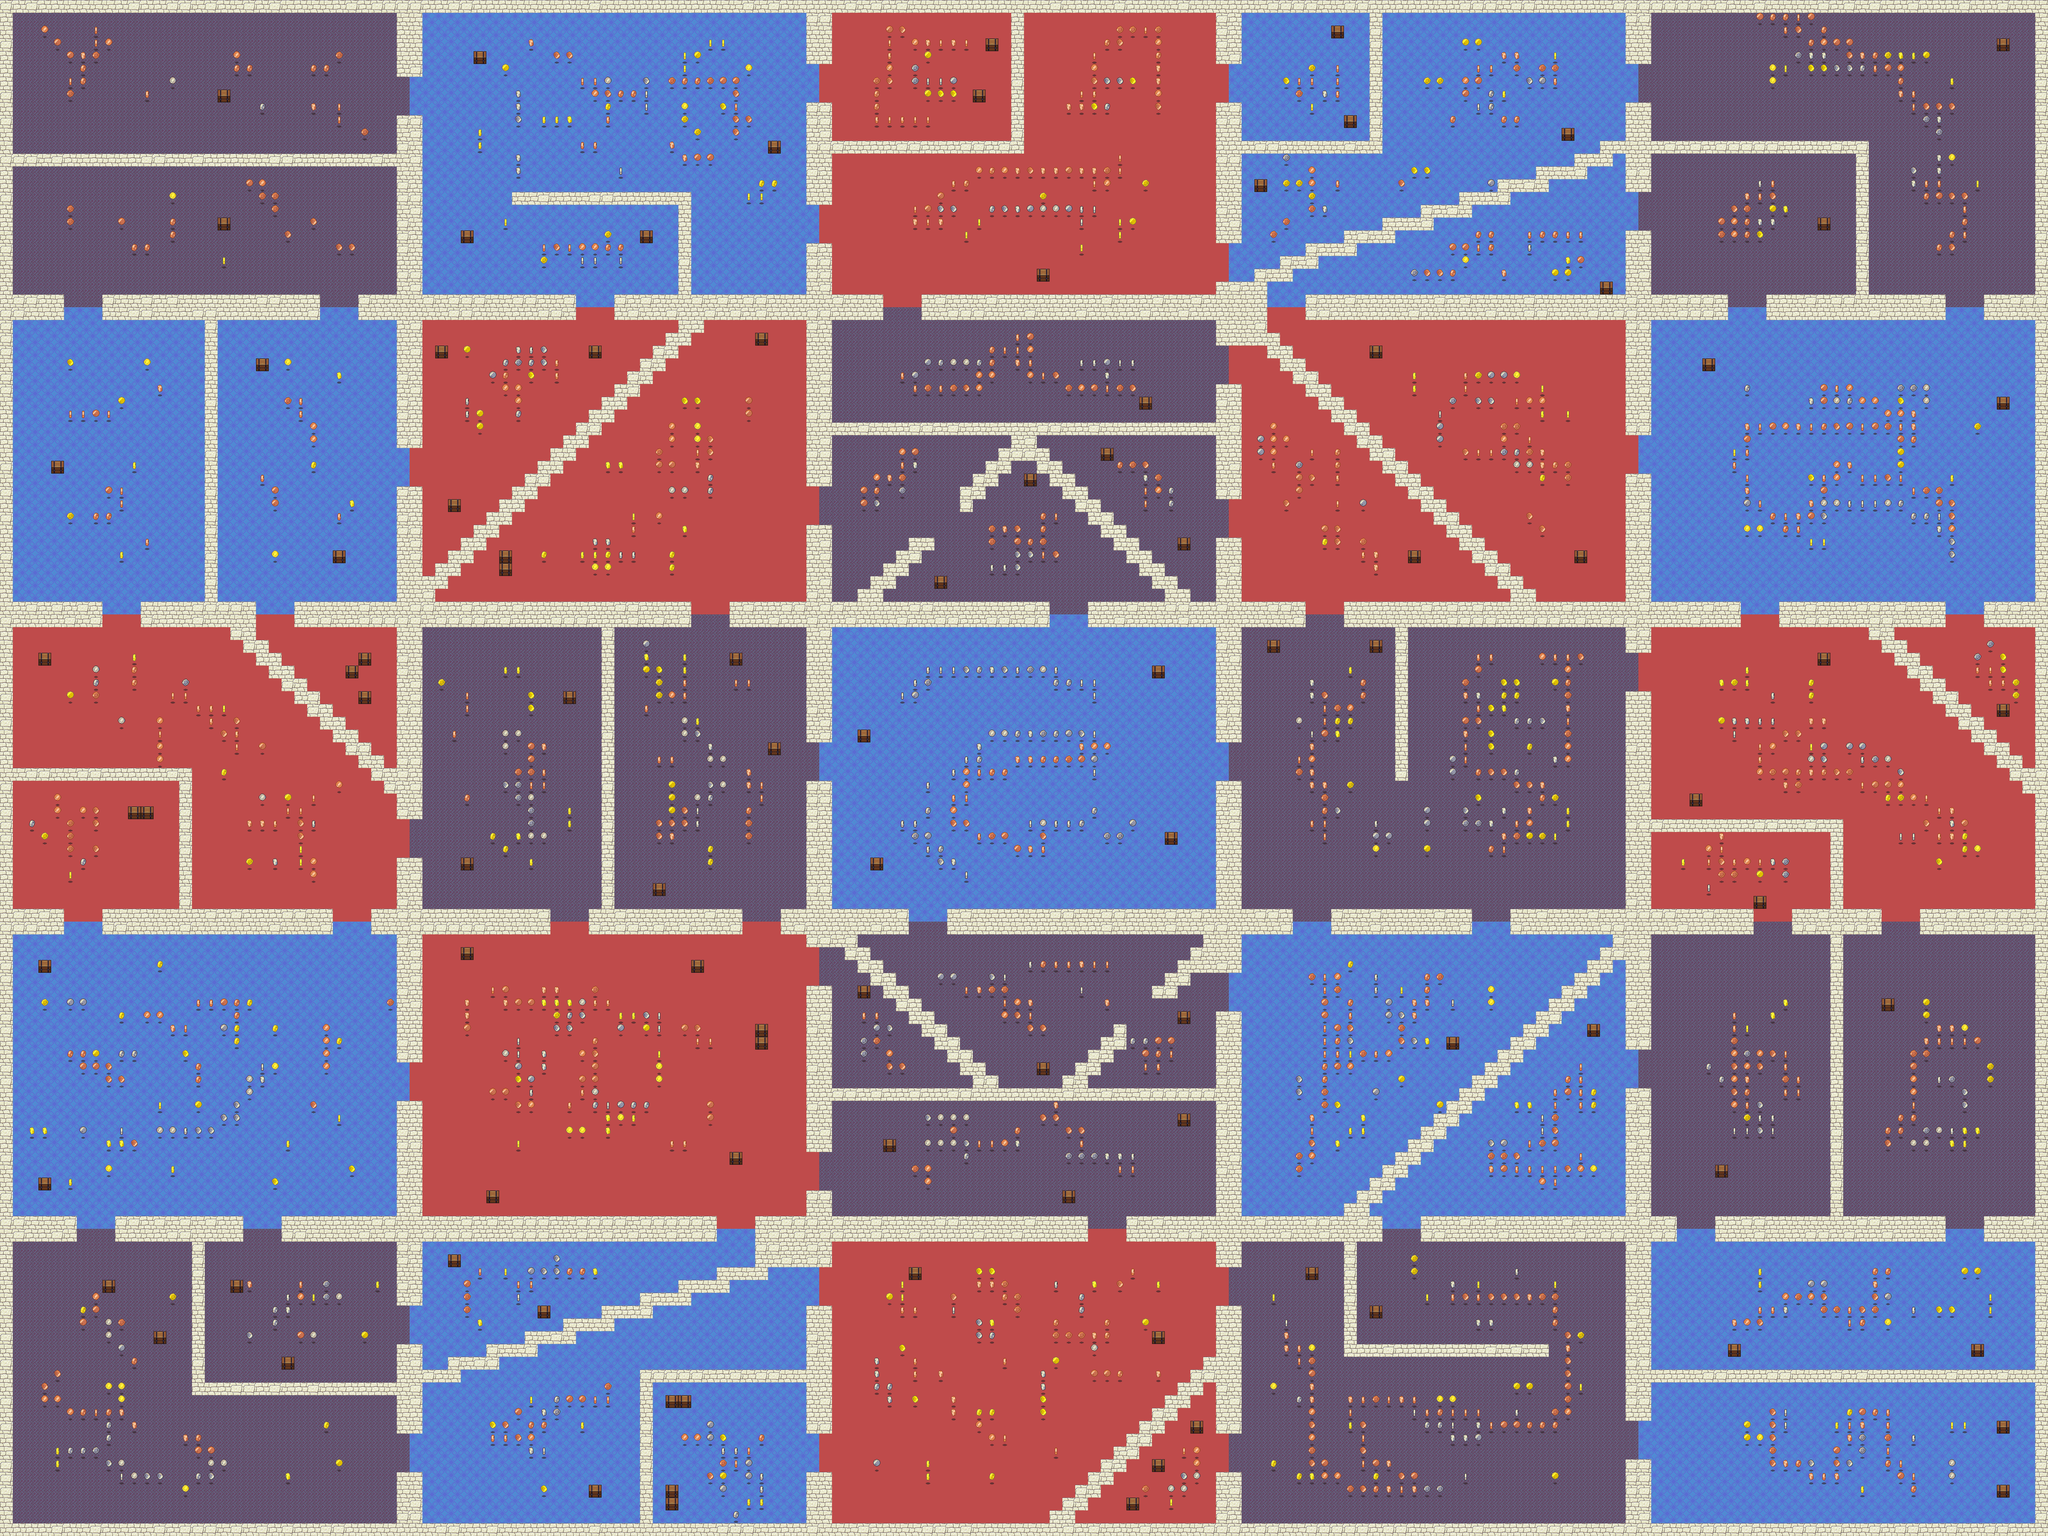

This is a level from a 2D game, rendered from its Tiled map with the project's own tilesets. A one-line summary and the map file follow, with tile-layer data summarised:
An orthogonal 160x120 tile map with 32x32 px tiles, 5 tile layers (Floor, Treasure, Chests, Inner, ...), 9 tilesets and 11 objects (11x Players).

<map version="1.0" orientation="orthogonal" width="160" height="120" tilewidth="32" tileheight="32">
 <tileset firstgid="1" name="Castle1" tilewidth="32" tileheight="32">
  <image source="images/tileset1.png" trans="ff00ff" width="320" height="320" />
  <tile id="11">
   <properties>
    <property name="bWall" value="1" />
   </properties>
  </tile>
  <tile id="12">
   <properties>
    <property name="bWall" value="1" />
   </properties>
  </tile>
  <tile id="13">
   <properties>
    <property name="bWall" value="1" />
   </properties>
  </tile>
  <tile id="16">
   <properties>
    <property name="bWall" value="1" />
   </properties>
  </tile>
  <tile id="17">
   <properties>
    <property name="bWall" value="1" />
   </properties>
  </tile>
  <tile id="18">
   <properties>
    <property name="bWall" value="1" />
   </properties>
  </tile>
  <tile id="21">
   <properties>
    <property name="bWall" value="1" />
   </properties>
  </tile>
  <tile id="23">
   <properties>
    <property name="bWall" value="1" />
   </properties>
  </tile>
  <tile id="26">
   <properties>
    <property name="bWall" value="1" />
   </properties>
  </tile>
  <tile id="28">
   <properties>
    <property name="bWall" value="1" />
   </properties>
  </tile>
  <tile id="31">
   <properties>
    <property name="bWall" value="1" />
   </properties>
  </tile>
  <tile id="32">
   <properties>
    <property name="bWall" value="1" />
   </properties>
  </tile>
  <tile id="33">
   <properties>
    <property name="bWall" value="1" />
   </properties>
  </tile>
  <tile id="36">
   <properties>
    <property name="bWall" value="1" />
   </properties>
  </tile>
  <tile id="37">
   <properties>
    <property name="bWall" value="1" />
   </properties>
  </tile>
  <tile id="38">
   <properties>
    <property name="bWall" value="1" />
   </properties>
  </tile>
  <tile id="61">
   <properties>
    <property name="bWall" value="1" />
   </properties>
  </tile>
  <tile id="62">
   <properties>
    <property name="bWall" value="1" />
   </properties>
  </tile>
  <tile id="63">
   <properties>
    <property name="bWall" value="1" />
   </properties>
  </tile>
  <tile id="71">
   <properties>
    <property name="bWall" value="1" />
   </properties>
  </tile>
  <tile id="73">
   <properties>
    <property name="bWall" value="1" />
   </properties>
  </tile>
  <tile id="81">
   <properties>
    <property name="bWall" value="1" />
   </properties>
  </tile>
  <tile id="82">
   <properties>
    <property name="bWall" value="1" />
   </properties>
  </tile>
  <tile id="83">
   <properties>
    <property name="bWall" value="1" />
   </properties>
  </tile>
 </tileset>
 <tileset firstgid="101" name="Castle2" tilewidth="32" tileheight="32">
  <image source="images/tileset2.png" trans="ff00ff" width="128" height="160" />
 </tileset>
 <tileset firstgid="121" name="Cement1" tilewidth="32" tileheight="32">
  <image source="images/tileset3.png" trans="ff00ff" width="224" height="256" />
  <tile id="0">
   <properties>
    <property name="bWall" value="1" />
   </properties>
  </tile>
  <tile id="1">
   <properties>
    <property name="bWall" value="1" />
   </properties>
  </tile>
  <tile id="2">
   <properties>
    <property name="bWall" value="1" />
   </properties>
  </tile>
  <tile id="3">
   <properties>
    <property name="bWall" value="1" />
   </properties>
  </tile>
  <tile id="4">
   <properties>
    <property name="bWall" value="1" />
   </properties>
  </tile>
  <tile id="5">
   <properties>
    <property name="bWall" value="1" />
   </properties>
  </tile>
  <tile id="6">
   <properties>
    <property name="bWall" value="1" />
   </properties>
  </tile>
  <tile id="7">
   <properties>
    <property name="bWall" value="1" />
   </properties>
  </tile>
  <tile id="13">
   <properties>
    <property name="bWall" value="1" />
   </properties>
  </tile>
  <tile id="14">
   <properties>
    <property name="bWall" value="1" />
   </properties>
  </tile>
  <tile id="20">
   <properties>
    <property name="bWall" value="1" />
   </properties>
  </tile>
  <tile id="21">
   <properties>
    <property name="bWall" value="1" />
   </properties>
  </tile>
  <tile id="27">
   <properties>
    <property name="bWall" value="1" />
   </properties>
  </tile>
  <tile id="28">
   <properties>
    <property name="bWall" value="1" />
   </properties>
  </tile>
  <tile id="34">
   <properties>
    <property name="bWall" value="1" />
   </properties>
  </tile>
  <tile id="35">
   <properties>
    <property name="bWall" value="1" />
   </properties>
  </tile>
  <tile id="41">
   <properties>
    <property name="bWall" value="1" />
   </properties>
  </tile>
  <tile id="42">
   <properties>
    <property name="bWall" value="1" />
   </properties>
  </tile>
  <tile id="43">
   <properties>
    <property name="bWall" value="1" />
   </properties>
  </tile>
  <tile id="44">
   <properties>
    <property name="bWall" value="1" />
   </properties>
  </tile>
  <tile id="45">
   <properties>
    <property name="bWall" value="1" />
   </properties>
  </tile>
  <tile id="46">
   <properties>
    <property name="bWall" value="1" />
   </properties>
  </tile>
  <tile id="47">
   <properties>
    <property name="bWall" value="1" />
   </properties>
  </tile>
  <tile id="48">
   <properties>
    <property name="bWall" value="1" />
   </properties>
  </tile>
  <tile id="49">
   <properties>
    <property name="bWall" value="1" />
   </properties>
  </tile>
  <tile id="50">
   <properties>
    <property name="bWall" value="1" />
   </properties>
  </tile>
  <tile id="51">
   <properties>
    <property name="bWall" value="1" />
   </properties>
  </tile>
  <tile id="52">
   <properties>
    <property name="bWall" value="1" />
   </properties>
  </tile>
 </tileset>
 <tileset firstgid="177" name="Cement2" tilewidth="32" tileheight="32">
  <image source="images/tileset4.png" trans="ff00ff" width="160" height="128" />
 </tileset>
 <tileset firstgid="197" name="Limestone1" tilewidth="32" tileheight="32">
  <image source="images/tileset5.png" trans="ff00ff" width="256" height="128" />
  <tile id="0">
   <properties>
    <property name="bWall" value="1" />
   </properties>
  </tile>
  <tile id="1">
   <properties>
    <property name="bWall" value="1" />
   </properties>
  </tile>
  <tile id="2">
   <properties>
    <property name="bWall" value="1" />
   </properties>
  </tile>
  <tile id="3">
   <properties>
    <property name="bWall" value="1" />
   </properties>
  </tile>
  <tile id="4">
   <properties>
    <property name="bWall" value="1" />
   </properties>
  </tile>
  <tile id="5">
   <properties>
    <property name="bWall" value="1" />
   </properties>
  </tile>
  <tile id="6">
   <properties>
    <property name="bWall" value="1" />
   </properties>
  </tile>
  <tile id="7">
   <properties>
    <property name="bWall" value="1" />
   </properties>
  </tile>
  <tile id="8">
   <properties>
    <property name="bWall" value="1" />
   </properties>
  </tile>
  <tile id="9">
   <properties>
    <property name="bWall" value="1" />
   </properties>
  </tile>
  <tile id="10">
   <properties>
    <property name="bWall" value="1" />
   </properties>
  </tile>
  <tile id="11">
   <properties>
    <property name="bWall" value="1" />
   </properties>
  </tile>
  <tile id="12">
   <properties>
    <property name="bWall" value="1" />
   </properties>
  </tile>
  <tile id="13">
   <properties>
    <property name="bWall" value="1" />
   </properties>
  </tile>
  <tile id="14">
   <properties>
    <property name="bWall" value="1" />
   </properties>
  </tile>
  <tile id="15">
   <properties>
    <property name="bWall" value="1" />
   </properties>
  </tile>
  <tile id="16">
   <properties>
    <property name="bWall" value="1" />
   </properties>
  </tile>
  <tile id="17">
   <properties>
    <property name="bWall" value="1" />
   </properties>
  </tile>
  <tile id="18">
   <properties>
    <property name="bWall" value="1" />
   </properties>
  </tile>
  <tile id="19">
   <properties>
    <property name="bWall" value="1" />
   </properties>
  </tile>
  <tile id="20">
   <properties>
    <property name="bWall" value="1" />
   </properties>
  </tile>
  <tile id="21">
   <properties>
    <property name="bWall" value="1" />
   </properties>
  </tile>
  <tile id="22">
   <properties>
    <property name="bWall" value="1" />
   </properties>
  </tile>
  <tile id="23">
   <properties>
    <property name="bWall" value="1" />
   </properties>
  </tile>
  <tile id="24">
   <properties>
    <property name="bWall" value="1" />
   </properties>
  </tile>
  <tile id="25">
   <properties>
    <property name="bWall" value="1" />
   </properties>
  </tile>
  <tile id="26">
   <properties>
    <property name="bWall" value="1" />
   </properties>
  </tile>
  <tile id="27">
   <properties>
    <property name="bWall" value="1" />
   </properties>
  </tile>
  <tile id="28">
   <properties>
    <property name="bWall" value="1" />
   </properties>
  </tile>
  <tile id="29">
   <properties>
    <property name="bWall" value="1" />
   </properties>
  </tile>
  <tile id="30">
   <properties>
    <property name="bWall" value="1" />
   </properties>
  </tile>
  <tile id="31">
   <properties>
    <property name="bWall" value="1" />
   </properties>
  </tile>
 </tileset>
 <tileset firstgid="229" name="Treasure1" tilewidth="32" tileheight="32">
  <image source="images/treasure1.png" trans="ff00ff" width="64" height="96" />
 </tileset>
 <tileset firstgid="235" name="Treasure2" tilewidth="32" tileheight="32">
  <image source="images/treasure2.png" trans="ff00ff" width="256" height="32" />
  <tile id="0">
   <properties>
    <property name="uValue" value="1" />
   </properties>
  </tile>
  <tile id="1">
   <properties>
    <property name="uValue" value="1" />
   </properties>
  </tile>
  <tile id="2">
   <properties>
    <property name="uValue" value="1" />
   </properties>
  </tile>
  <tile id="3">
   <properties>
    <property name="uValue" value="1" />
   </properties>
  </tile>
  <tile id="4">
   <properties>
    <property name="uValue" value="1" />
   </properties>
  </tile>
  <tile id="5">
   <properties>
    <property name="uValue" value="1" />
   </properties>
  </tile>
  <tile id="6">
   <properties>
    <property name="uValue" value="1" />
   </properties>
  </tile>
  <tile id="7">
   <properties>
    <property name="uValue" value="1" />
   </properties>
  </tile>
 </tileset>
 <tileset firstgid="243" name="Treasure3" tilewidth="32" tileheight="32">
  <image source="images/treasure3.png" trans="ff00ff" width="256" height="32" />
  <tile id="0">
   <properties>
    <property name="uValue" value="5" />
   </properties>
  </tile>
  <tile id="1">
   <properties>
    <property name="uValue" value="5" />
   </properties>
  </tile>
  <tile id="2">
   <properties>
    <property name="uValue" value="5" />
   </properties>
  </tile>
  <tile id="3">
   <properties>
    <property name="uValue" value="5" />
   </properties>
  </tile>
  <tile id="4">
   <properties>
    <property name="uValue" value="5" />
   </properties>
  </tile>
  <tile id="5">
   <properties>
    <property name="uValue" value="5" />
   </properties>
  </tile>
  <tile id="6">
   <properties>
    <property name="uValue" value="5" />
   </properties>
  </tile>
  <tile id="7">
   <properties>
    <property name="uValue" value="5" />
   </properties>
  </tile>
 </tileset>
 <tileset firstgid="251" name="Treasure4" tilewidth="32" tileheight="32">
  <image source="images/treasure4.png" trans="ff00ff" width="256" height="32" />
  <tile id="0">
   <properties>
    <property name="uValue" value="10" />
   </properties>
  </tile>
  <tile id="1">
   <properties>
    <property name="uValue" value="10" />
   </properties>
  </tile>
  <tile id="2">
   <properties>
    <property name="uValue" value="10" />
   </properties>
  </tile>
  <tile id="3">
   <properties>
    <property name="uValue" value="10" />
   </properties>
  </tile>
  <tile id="4">
   <properties>
    <property name="uValue" value="10" />
   </properties>
  </tile>
  <tile id="5">
   <properties>
    <property name="uValue" value="10" />
   </properties>
  </tile>
  <tile id="6">
   <properties>
    <property name="uValue" value="10" />
   </properties>
  </tile>
  <tile id="7">
   <properties>
    <property name="uValue" value="10" />
   </properties>
  </tile>
 </tileset>
 <layer name="Floor" width="160" height="120">
  <data>[19200 cells, 18644 non-empty, 3 distinct tile ids]</data>
 </layer>
 <layer name="Treasure" width="160" height="120">
  <properties>
   <property name="bAnimation" value="1" />
   <property name="bTreasure" value="1" />
   <property name="fFrameDelay" value="0.08" />
   <property name="rFrameRect" value="0,0,256,32" />
   <property name="wFrameModifier" value="1,0" />
  </properties>
  <data>[19200 cells, 1862 non-empty, 24 distinct tile ids]</data>
 </layer>
 <layer name="Chests" width="160" height="120">
  <properties>
   <property name="bTreasure" value="1" />
   <property name="uValue" value="50" />
  </properties>
  <data>[19200 cells, 96 non-empty, 1 distinct tile ids]</data>
 </layer>
 <layer name="Inner" width="160" height="120">
  <properties>
   <property name="bWall" value="1" />
  </properties>
  <data>[19200 cells, 2587 non-empty, 3 distinct tile ids]</data>
 </layer>
 <layer name="Outer" width="160" height="120">
  <properties>
   <property name="bWall" value="1" />
  </properties>
  <data>[19200 cells, 556 non-empty, 3 distinct tile ids]</data>
 </layer>
 <objectgroup name="Spawns" width="160" height="120">
  <properties>
   <property name="bPlayerSpawns" value="1" />
  </properties>
  <object name="Start" type="Players" x="4640" y="256" width="32" height="32" />
  <object name="Start" type="Players" x="3904" y="512" width="32" height="32" />
  <object name="Start" type="Players" x="2112" y="416" width="32" height="32" />
  <object name="Start" type="Players" x="64" y="448" width="32" height="32" />
  <object name="Start" type="Players" x="64" y="320" width="32" height="32" />
  <object name="Start" type="Players" x="928" y="3392" width="32" height="32" />
  <object name="Start" type="Players" x="5024" y="2400" width="32" height="32" />
  <object name="Start" type="Players" x="2112" y="1376" width="32" height="32" />
  <object name="Start" type="Players" x="2976" y="1120" width="32" height="32" />
  <object name="Start" type="Players" x="3552" y="1600" width="32" height="32" />
  <object name="Start" type="Players" x="4160" y="3744" width="32" height="32" />
 </objectgroup>
</map>
